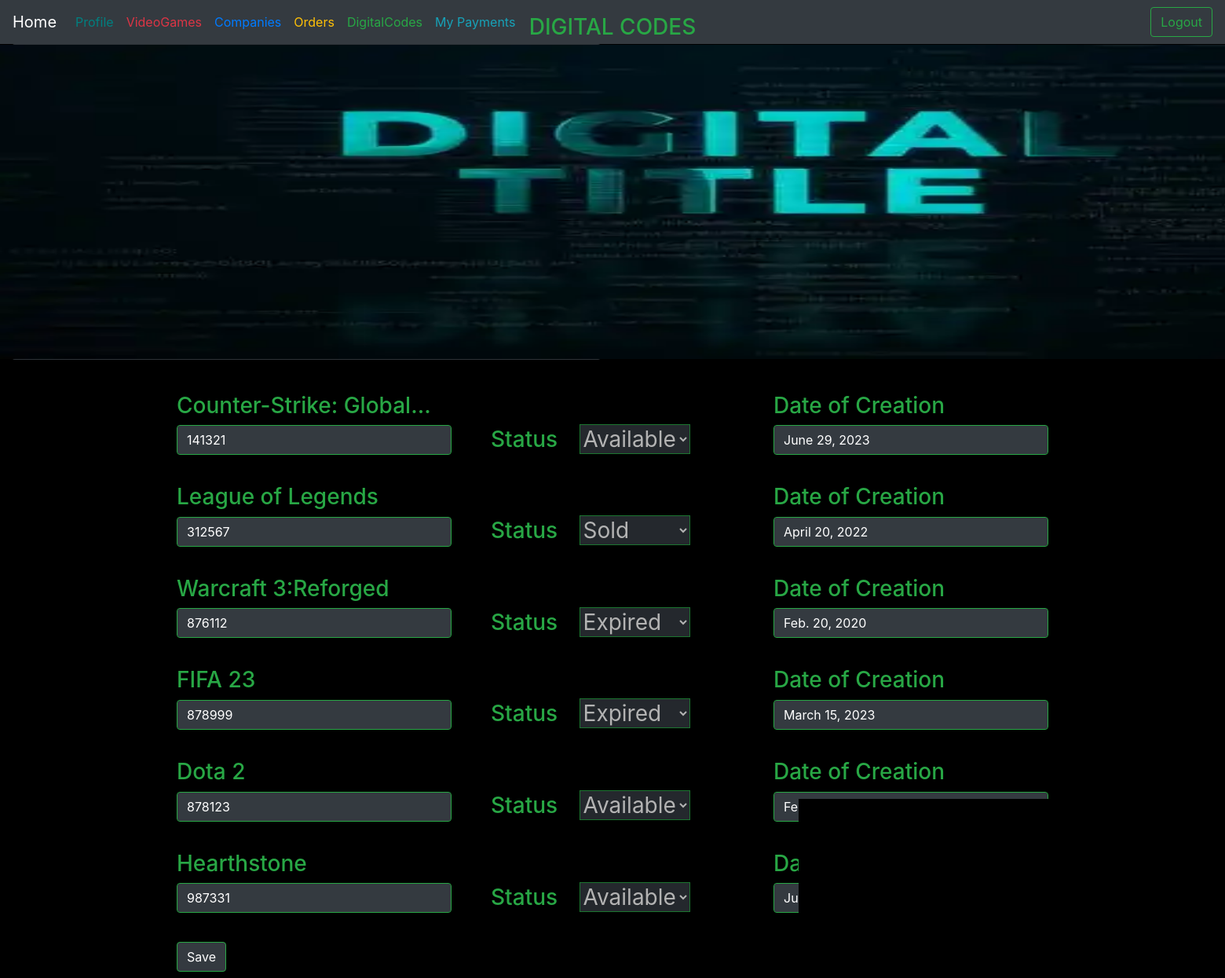
The page /digitalcodes/ on the database its author committed.
### Eshop/models.py (models this page shows, shortened)
class DigitalCode(models.Model):
    videogame = models.ForeignKey(VideoGame, on_delete=models.CASCADE, null=True, blank=True)
    code_value = models.CharField(max_length=30, blank=True, null=True)
    date_of_creation = models.DateField()
    Available = "AV"
    Sold = "SO"
    Expired = "EX"
    Status_Choices = [
        (Available, "Available"),
        (Sold, "Sold"),
        (Expired, "Expired"),
    ]
    status = models.CharField(
        max_length=2,
        choices=Status_Choices,
        default=Available,
    )
    objects = models.Manager()

class VideoGame(models.Model):
    title = models.CharField(max_length=150)
    description = models.TextField(null=True, blank=True)
    Real_time_strategy = "RE"
    Shooters = "SH"
    Multiplayer_online_battle_arena = "MU"
    Role_playing = "RO"
    Simulation_sports = "SI"
    Puzzlers_party_games = "PU"
    Action_adventure = "AC"
    Genre_Choices = [
        (Real_time_strategy, "RTS"),
        (Role_playing, "RPG"),
        (Shooters, "FPS"),
        (Multiplayer_online_battle_arena, "MOBA"),
        (Simulation_sports, "Sport"),
        (Puzzlers_party_games, "Puzzles"),
        (Action_adventure, "Action-Adventure"),
    ]
    genre = models.CharField(
        max_length=2,
        choices=Genre_Choices,
        default=Real_time_strategy,
    )
    release_date = models.DateField()
    videogame_image = models.ImageField(upload_to="videogame_images/", null=True, blank=True)
    price = models.IntegerField()
    platform = models.CharField(max_length=30, null=True, blank=True)
    company = models.ForeignKey(Company, on_delete=models.CASCADE, null=True, blank=True)
    def __str__(self):
        return f"{self.title}"
    objects = models.Manager()

### Eshop/views.py (the view)
# urls.py: path('digitalcodes/', digitalcodepage, name='digitalcodepage'),
def digitalcodepage(request):
    queryset = DigitalCode.objects.all()
    context = {"digitalcodes": queryset}
    return render(request, "digitalcodepage.html", context=context)

### Eshop/templates/digitalcodepage.html (shortened to what this page needs)
<!DOCTYPE html>
<html>
<head>
    <link rel="stylesheet" href="https://cdn.jsdelivr.net/npm/bootstrap@4.1.3/dist/css/bootstrap.min.css"
>
</head>
<body>
    <nav class="navbar navbar-expand-lg navbar-light bg-dark">
  <a class="navbar-brand text-white" href="https://eshopfordigitalcodes.azurewebsites.net/home/">Home</a>
  <div class="collapse navbar-collapse" id="navbarSupportedContent">
    <ul class="navbar-nav mr-auto">
        <li class="nav-item">
        <a class="nav-link " href="https://eshopfordigitalcodes.azurewebsites.net/profile/" style="color: teal">Profile</a>
      </li>
      <li class="nav-item">
        <a class="nav-link text-danger" href="https://eshopfordigitalcodes.azurewebsites.net/videogames/">VideoGames</a>
      </li>
        <li class="nav-item">
        <a class="nav-link text-primary"  href="https://eshopfordigitalcodes.azurewebsites.net/companies/">Companies</a>
      </li>
        <li class="nav-item">
        <a class="nav-link text-warning" href="https://eshopfordigitalcodes.azurewebsites.net/orders/">Orders</a>
      </li>
        <li class="nav-item">
        <a class="nav-link text-success" href="https://eshopfordigitalcodes.azurewebsites.net/digitalcodes/">DigitalCodes</a>
      </li>
         <li class="nav-item">
        <a class="nav-link text-info" href="https://eshopfordigitalcodes.azurewebsites.net/payments/">My Payments</a>
      </li>
    </ul>
    <form class="form-inline my-2 my-lg-0">
      <a href="{% url 'logout' %}" class="btn btn-outline-success my-2 my-sm-0 text-success">Logout</a>
    </form>
  </div>
</nav>
<div class="container-fluid">
    <div class="row">
      <div class="col-md-6">
        <div class="card bg-dark">
          <img  src="../../images/digitalcodes.webp" style="width: 1903px" height="400px" class="card-img-top btn-outline-danger moveleft" alt="Image">
        </div>
      </div>
    </div>
    <h3 class="text-center text-success movebottom">DIGITAL CODES<h3>
    <form class="container">
  {% for code in digitalcodes %}
    <div class="row mb-3">
      <div class="col">
        <label for="code{{ forloop.counter }}" class="form-label videogame-title text-success">{{ code.videogame }}</label>
        <input type="text" class="form-control bg-dark btn-outline-success" id="code{{ forloop.counter }}" value="{{ code.code_value }}" readonly>
      </div>
      <div class="col">
        <div class="form-group">
          <label for="status{{ forloop.counter }}" class="form-label status-label text-success">Status</label>
          <select class="form-select status-input text-white bg-dark btn-outline-success" id="status{{ forloop.counter }}" disabled>
            {% for choice in code.Status_Choices %}
              <option value="{{ choice.0 }}" {% if code.status == choice.0 %}selected{% endif %}>{{ choice.1 }}</option>
            {% endfor %}
          </select>
        </div>
      </div>
      <div class="col">
        <label for="date{{ forloop.counter }}" class="form-label text-success">Date of Creation</label>
        <input type="text" class="form-control bg-dark btn-outline-success" id="date{{ forloop.counter }}" value="{{ code.date_of_creation }}" readonly>
      </div>
    </div>
  {% endfor %}
  <button type="submit" class="btn text-white bg-dark btn-outline-success">Save</button>
</form>
</body>
</html>

### Eshop/templates/digitalcodepage.html (style rules this page uses)
body { background-color: black; }
.form-control { color: white; }
.moveleft { position: relative; right: 50px; }
.movebottom { position: relative; bottom: 440px; }
.status-input { margin-top: 2.5rem; margin-left: 20px; }
.status-label { margin-left: 20px; }
.videogame-title { overflow: hidden; text-overflow: ellipsis; display: -webkit-box; -webkit-line-clamp: 1; -webkit-box-orient: vertical; }

### rows shown on the page
DigitalCode: videogame "Counter-Strike:…", code_value "141321", status "Available", date_of_creation "June 29, 2023"
DigitalCode: videogame "League of Legends", code_value "312567", status "Sold", date_of_creation "April 20, 2022"
DigitalCode: videogame "Warcraft 3:Reforged", code_value "876112", status "Expired", date_of_creation "Feb. 20, 2020"
DigitalCode: videogame "FIFA 23", code_value "878999", status "Expired", date_of_creation "March 15, 2023"
DigitalCode: videogame "Dota 2", code_value "878123", status "Available", date_of_creation "Feb. 11, 2020"
DigitalCode: videogame "Hearthstone", code_value "987331", status "Available", date_of_creation "June 29, 2023"
